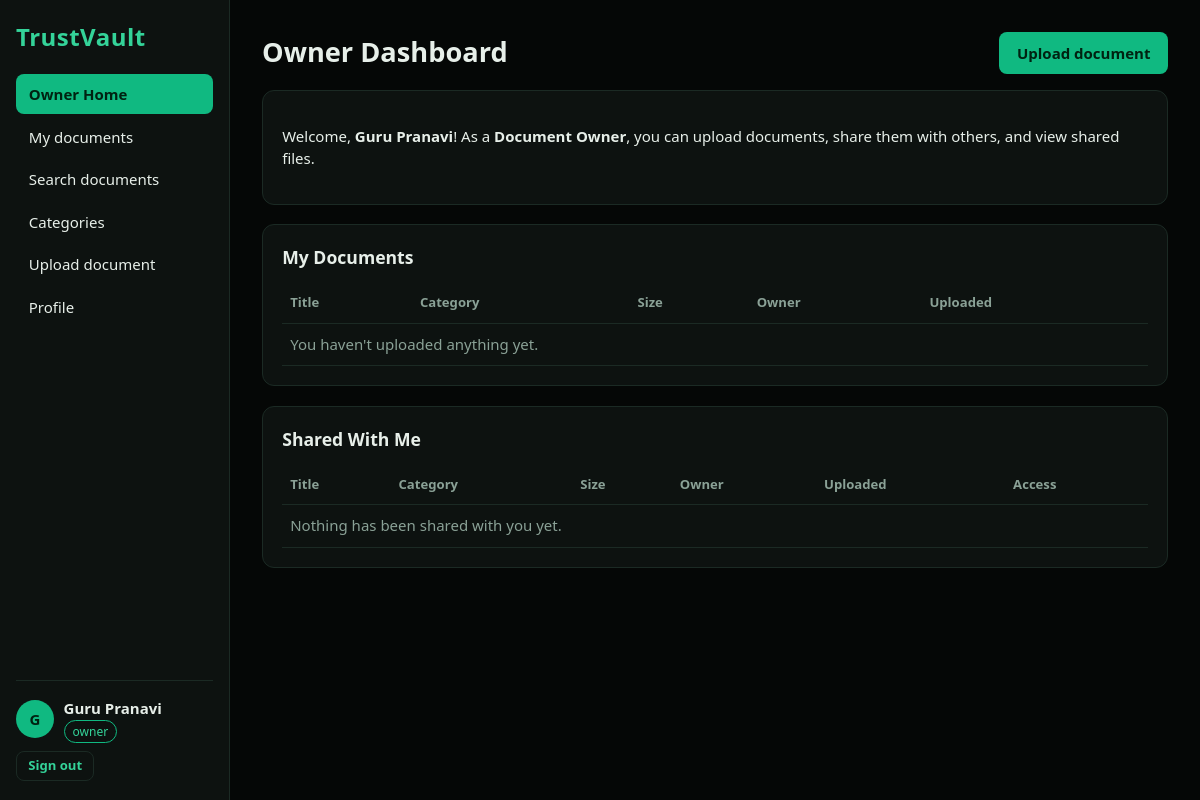
The app's page /owner (signed in) with its own data.
### tables this page shows
CREATE TABLE users(
  id INTEGER PRIMARY KEY AUTOINCREMENT, name TEXT NOT NULL, email TEXT NOT NULL UNIQUE,
  password TEXT NOT NULL, role TEXT NOT NULL DEFAULT 'owner', avatar TEXT, created_at TEXT NOT NULL);

### TrustVault/app/__init__.py (the view)
@app.route("/owner")
@roles_required("owner")
def owner_home():
    mine = many("SELECT d.*, u.name AS owner_name FROM documents d JOIN users u ON u.id=d.owner_id "
                "WHERE d.owner_id=? ORDER BY d.id DESC", (g.user["id"],))
    shared = many("SELECT d.*, u.name AS owner_name, s.permission FROM documents d JOIN shares s ON s.doc_id=d.id "
                  "JOIN users u ON u.id=d.owner_id WHERE s.user_id=? ORDER BY d.id DESC", (g.user["id"],))
    return render_template("owner.html", mine=mine, shared=shared)

### TrustVault/app/__init__.py (called while the page is built)
def db():
    if "db" not in g:
        g.db = sqlite3.connect(DB_PATH)
        g.db.row_factory = sqlite3.Row
    return g.db

def one(sql, args=()):
    return db().execute(sql, args).fetchone()

def many(sql, args=()):
    return db().execute(sql, args).fetchall()

def csrf():
    if "csrf" not in session:
        session["csrf"] = secrets.token_hex(16)
    return session["csrf"]

@app.context_processor
def inject():
    return dict(csrf=csrf, CATEGORIES=CATEGORIES)

@app.before_request
def load_user():
    g.user = None
    if session.get("uid"):
        g.user = one("SELECT * FROM users WHERE id=?", (session["uid"],))
        if not g.user:
            session.clear()
    if request.method == "POST":
        if not secrets.compare_digest(request.form.get("_csrf", ""), session.get("csrf", "")):
            abort(400, "Invalid form token. Reload the page and try again.")

def login_required(f):
    @functools.wraps(f)
    def w(*a, **k):
        if not g.user:
            return redirect(url_for("login"))
        return f(*a, **k)
    return w

def roles_required(*roles):
    def deco(f):
        @functools.wraps(f)
        @login_required
        def w(*a, **k):
            if g.user["role"] not in roles:
                abort(403, "Your role does not have access to this page.")
            return f(*a, **k)
        return w
    return deco

### TrustVault/app/templates/owner.html (shortened to what this page needs)
{% extends "base.html" %}
{% block content %}
<div class="head">
  <h1>Owner Dashboard</h1>
  <a class="btn" href="{{ url_for('upload') }}">Upload document</a>
</div>
<div class="card">
  <p>Welcome, <strong>{{ g.user.name }}</strong>! As a <strong>Document Owner</strong>, you can upload documents, share them with others, and view shared files.</p>
</div>
<div class="card">
  <h2>My Documents</h2>
  {% with rows=mine, perm=false, empty="You haven't uploaded anything yet." %}
    {% include "_table.html" %}
  {% endwith %}
</div>
<div class="card">
  <h2>Shared With Me</h2>
  {% with rows=shared, perm=true, empty="Nothing has been shared with you yet." %}
    {% include "_table.html" %}
  {% endwith %}
</div>
{% endblock %}

### TrustVault/app/templates/base.html (shortened to what this page needs)
<!doctype html>
<html lang="en">
<head>
<link rel="stylesheet" href="{{ url_for('static', filename='style.css') }}">
</head>
<body>
{% if g.user %}
{% set ep = request.endpoint %}
<aside class="side">
  <div class="brand big">TrustVault</div>
  <nav>
    {% if g.user.role == 'admin' %}
    <a href="{{ url_for('admin_home') }}" class="{{ 'on' if ep=='admin_home' }}">Admin Home</a>
    <a href="{{ url_for('dashboard') }}" class="{{ 'on' if ep=='dashboard' }}">Dashboard</a>
    {% elif g.user.role == 'owner' %}
    <a href="{{ url_for('owner_home') }}" class="{{ 'on' if ep=='owner_home' }}">Owner Home</a>
    {% elif g.user.role == 'viewer' %}
    <a href="{{ url_for('viewer_home') }}" class="{{ 'on' if ep=='viewer_home' }}">Viewer Home</a>
    {% endif %}
    {% if g.user.role != 'viewer' %}
    <a href="{{ url_for('documents') }}" class="{{ 'on' if ep in ('documents','doc') }}">My documents</a>
    {% else %}
    <a href="{{ url_for('documents') }}" class="{{ 'on' if ep in ('documents','doc') }}">Shared documents</a>
    {% endif %}
    <a href="{{ url_for('search') }}" class="{{ 'on' if ep=='search' }}">Search documents</a>
    <a href="{{ url_for('categories') }}" class="{{ 'on' if ep=='categories' }}">Categories</a>
    {% if g.user.role != 'viewer' %}<a href="{{ url_for('upload') }}" class="{{ 'on' if ep=='upload' }}">Upload document</a>{% endif %}
    <a href="{{ url_for('profile') }}" class="{{ 'on' if ep=='profile' }}">Profile</a>
  </nav>
  <div class="me">
    {% if g.user.avatar %}<img class="av" src="{{ url_for('avatar', name=g.user.avatar) }}" alt="">{% else %}<span class="av">{{ g.user.name[:1]|upper }}</span>{% endif %}
    <div><strong>{{ g.user.name }}</strong><br><span class="role {{ g.user.role }}">{{ g.user.role }}</span></div>
    <form method="post" action="{{ url_for('logout') }}"><input type="hidden" name="_csrf" value="{{ csrf() }}"><button class="ghost sm">Sign out</button></form>
  </div>
</aside>
{% endif %}
<main class="{{ 'main' if g.user else 'auth' }}">
  {% block content %}{% endblock %}
</main>
</body>
</html>

### TrustVault/app/static/style.css (style rules this page uses)
:root { --bg:#050706;--panel:#0d1210;--line:#1b2a24;--text:#e7efe9;--muted:#8aa196;--em:#10b981;--em2:#34d399;--red:#ef4444;--amber:#f59e0b }
* { box-sizing:border-box }
body { margin:0;background:var(--bg);color:var(--text);font:15px/1.5 "Segoe UI",system-ui,-apple-system,Roboto,sans-serif }
a { color:var(--em2);text-decoration:none }
h1 { font-size:1.7rem;margin:0 0 1rem }
h2 { font-size:1.1rem;margin:0 0 .8rem }
.sm { font-size:.82rem }
.brand { font-weight:700;color:var(--em2);letter-spacing:.02em }
.brand.big { font-size:1.5rem }
.side { position:fixed;inset:0 auto 0 0;width:230px;background:var(--panel);border-right:1px solid var(--line);padding:1.2rem 1rem;display:flex;flex-direction:column;gap:1.2rem;z-index:20;overflow-y:auto }
.side nav { display:flex;flex-direction:column;gap:.15rem;flex:1 }
.side nav a { padding:.55rem .8rem;border-radius:8px;color:var(--text) }
.side nav a.on { background:var(--em);color:#021;font-weight:600 }
.me { display:flex;flex-wrap:wrap;gap:.6rem;align-items:center;border-top:1px solid var(--line);padding-top:1rem }
.av { width:38px;height:38px;border-radius:50%;object-fit:cover;background:var(--em);color:#021;display:inline-flex;align-items:center;justify-content:center;font-weight:700 }
.role { font-size:.75rem;padding:.1rem .5rem;border-radius:99px;border:1px solid var(--em);color:var(--em2) }
.main { margin-left:230px;padding:2rem;max-width:1100px }
.card { background:var(--panel);border:1px solid var(--line);border-radius:12px;padding:1.2rem;margin-bottom:1.2rem }
.head { display:flex;justify-content:space-between;align-items:center;gap:1rem;flex-wrap:wrap;margin-bottom:1rem }
.head h1 { margin:0 }
.btn,button { font:inherit;cursor:pointer;border:0;border-radius:8px;padding:.6rem 1.1rem;background:var(--em);color:#021;font-weight:600;display:inline-block }
button.ghost { background:transparent;color:var(--em2);border:1px solid var(--line) }
button.sm { padding:.25rem .7rem;font-size:.82rem }

### records on screen
users: user "G", user.name "Guru Pranavi", user.role "owner"

### other values on screen
{{ empty }} "You haven't uploaded anything yet. Nothing has been shared with you yet."
